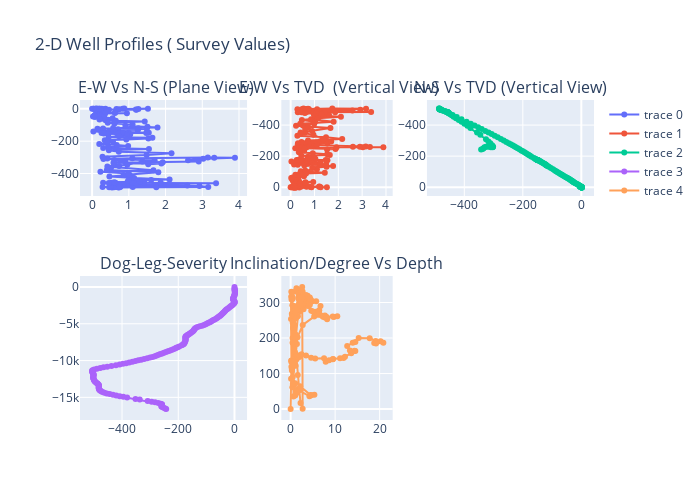

Write notebook code for a chart like this one.
### Code cell
y = survey['NS(ft)']
x = survey['EW(ft)']
z = survey['TVD(ftKB)']
d = survey['DLS(deg/100ft)']
b = survey['# MD(ftKB)']
a = survey['Incl(deg)']

fig1  = make_subplots(
    rows=2, cols=3,
    column_widths=[0.6, 0.4 , 0.6],
    row_heights=[0.4, 0.6 ] , subplot_titles= (" E-W Vs N-S (Plane View)" , " E-W Vs TVD  (Vertical View)" , " N-S Vs TVD (Vertical View) " , "Dog-Leg-Severity","Inclination/Degree Vs Depth"))

fig1  = fig1.add_trace(go.Scatter( x = x, y = y, mode = "lines + markers"), row = 1 , col = 1)
fig1 = fig1.add_trace ( go.Scatter(  x = x, y =z, mode = "lines + markers" ) , row = 1 , col= 2) 
fig1.update_yaxes(autorange="reversed", row=1, col=2)
fig1= fig1.add_trace ( go.Scatter( x = y , y = z, mode= "lines + markers"), row = 1 , col=3)
fig1.update_yaxes(autorange="reversed", row=1, col=3)
fig1 = fig1.add_trace(go.Scatter( x = z , y = d, mode= "lines + markers"), row = 2 , col=1)
fig1 = fig1.add_trace(go.Scatter( x = b , y = a, mode= "lines + markers"), row = 2 , col=2)
# fig1 = fig1.add_trace(go.Scatter(x = b, y = c , mode = "lines + markers") , row = 2 , col = 3 )


fig1.update_layout(height=500, width=700,
                  title_text=" 2-D Well Profiles ( Survey Values)")

### Figure 1 — Plotly figure (JSON) as saved in the notebook; plotly's stock layout.template omitted (floating-point values rounded to 4 significant figures; data arrays with more than 128 entries replaced by an {"elided": "..."} marker saying what was removed)
{"data": [{"mode": "lines+markers", "type": "scatter", "x": {"elided": "178 float values"}, "xaxis": "x", "y": {"elided": "178 float values"}, "yaxis": "y"}, {"mode": "lines+markers", "type": "scatter", "x": {"elided": "178 float values"}, "xaxis": "x2", "y": {"elided": "178 float values"}, "yaxis": "y2"}, {"mode": "lines+markers", "type": "scatter", "x": {"elided": "178 float values"}, "xaxis": "x3", "y": {"elided": "178 float values"}, "yaxis": "y3"}, {"mode": "lines+markers", "type": "scatter", "x": {"elided": "178 float values"}, "xaxis": "x4", "y": {"elided": "178 float values"}, "yaxis": "y4"}, {"mode": "lines+markers", "type": "scatter", "x": {"elided": "178 float values"}, "xaxis": "x5", "y": {"elided": "178 float values"}, "yaxis": "y5"}], "layout": {"annotations": [{"font": {"size": 16}, "showarrow": false, "text": " E-W Vs N-S (Plane View)", "x": 0.1625, "xanchor": "center", "xref": "paper", "y": 1, "yanchor": "bottom", "yref": "paper"}, {"font": {"size": 16}, "showarrow": false, "text": " E-W Vs TVD  (Vertical View)", "x": 0.5, "xanchor": "center", "xref": "paper", "y": 1, "yanchor": "bottom", "yref": "paper"}, {"font": {"size": 16}, "showarrow": false, "text": " N-S Vs TVD (Vertical View) ", "x": 0.8375, "xanchor": "center", "xref": "paper", "y": 1, "yanchor": "bottom", "yref": "paper"}, {"font": {"size": 16}, "showarrow": false, "text": "Dog-Leg-Severity", "x": 0.1625, "xanchor": "center", "xref": "paper", "y": 0.45, "yanchor": "bottom", "yref": "paper"}, {"font": {"size": 16}, "showarrow": false, "text": "Inclination/Degree Vs Depth", "x": 0.5, "xanchor": "center", "xref": "paper", "y": 0.45, "yanchor": "bottom", "yref": "paper"}], "height": 500, "title": {"text": " 2-D Well Profiles ( Survey Values)"}, "width": 700, "xaxis": {"anchor": "y", "domain": [0, 0.325]}, "xaxis2": {"anchor": "y2", "domain": [0.3917, 0.6083]}, "xaxis3": {"anchor": "y3", "domain": [0.675, 1.0]}, "xaxis4": {"anchor": "y4", "domain": [0, 0.325]}, "xaxis5": {"anchor": "y5", "domain": [0.3917, 0.6083]}, "xaxis6": {"anchor": "y6", "domain": [0.675, 1.0]}, "yaxis": {"anchor": "x", "domain": [0.7, 1]}, "yaxis2": {"anchor": "x2", "autorange": "reversed", "domain": [0.7, 1]}, "yaxis3": {"anchor": "x3", "autorange": "reversed", "domain": [0.7, 1]}, "yaxis4": {"anchor": "x4", "domain": [0, 0.45]}, "yaxis5": {"anchor": "x5", "domain": [0, 0.45]}, "yaxis6": {"anchor": "x6", "domain": [0, 0.45]}}}
